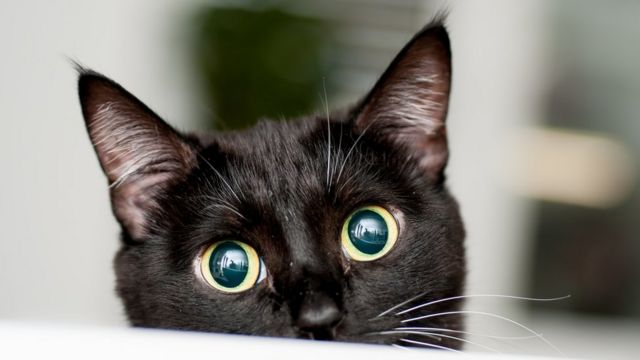
#> input picture tutorials/OpenCV/fotos/cat2.jpg, 640 x 360 px
$ python 7_resize_crop.py
#> lines starting #> are read from the running program, lines starting #| are printed output that depends on the picture
import cv2 as cv

sImagePath = "fotos/cat2.jpg"
frame = cv.imread(sImagePath)
#> frame is the input picture: shape (360, 640, 3); mean B, G, R 115.4, 122.8, 125.4
iFrameWidth  = frame.shape[1]
#> iFrameWidth = 640
iFrameHeigth = frame.shape[0]
#> iFrameHeigth = 360


cv.namedWindow("FRAME ORIGINAL")
cv.moveWindow("FRAME ORIGINAL", 0,0)
cv.imshow('FRAME ORIGINAL',frame)

frameResized = cv.resize(frame, (200,200))
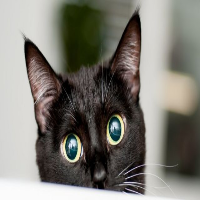
#> frameResized: shape (200, 200, 3); mean B, G, R 115.3, 122.7, 125.3
cv.namedWindow("FRAME RESIZED")
cv.moveWindow("FRAME RESIZED", 0, iFrameHeigth + 50)
cv.imshow('FRAME RESIZED',frameResized)

frameCropped = frame[ 0:200, 0:200]
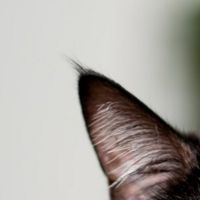
#> frameCropped: shape (200, 200, 3); mean B, G, R 162.7, 168, 172.1
cv.namedWindow("FRAME CROPPED")
cv.moveWindow("FRAME CROPPED", iFrameWidth, 0)
cv.imshow('FRAME CROPPED',frameCropped)

cv.waitKey(0)
cv.destroyAllWindows()

$ run again, with tutorials/OpenCV/fotos/cat1.jpg copied over tutorials/OpenCV/fotos/cat2.jpg
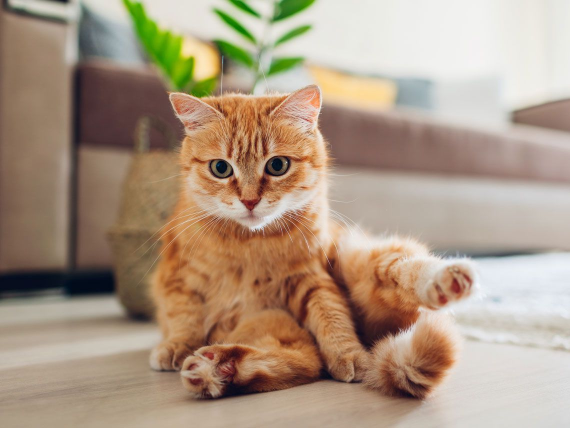
#> input picture tutorials/OpenCV/fotos/cat1.jpg, 1140 x 855 px (shown at 1/2 size)
#> frame is the input picture: shape (855, 1140, 3); mean B, G, R 131.3, 151.7, 172.4
#> `frameResized = cv.resize(frame, (200,200))`:
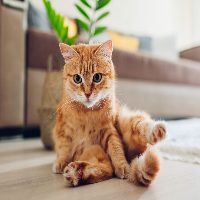
#> frameResized: shape (200, 200, 3); mean B, G, R 131.2, 151.5, 172.3
#> `frameCropped = frame[ 0:200, 0:200]`:
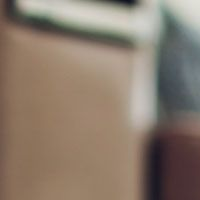
#> frameCropped: shape (200, 200, 3); mean B, G, R 108.5, 122.7, 137.9
